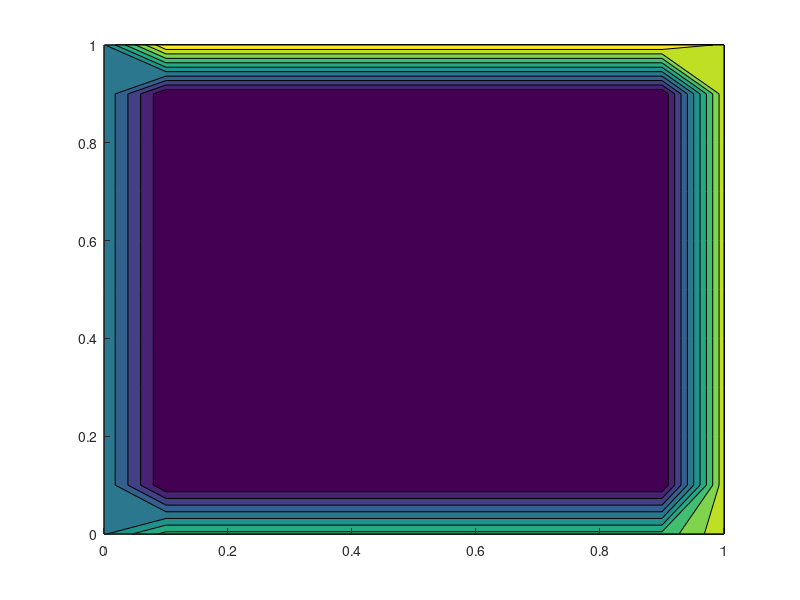

MATLAB code to generate this figure: (Note: this script raises an error after producing the figure.)
% Solving steady state 2D heat analysis using unsteady explicit methods
% The equation is d2u/dx2 + d2u/dy2 = 0;

clear all
close all
clc

% Space Initialization 
Lx = 1; Ly = 1;
nx = 11;
ny = 11;
dx = Lx/(nx-1); dy = Ly/(ny-1);

% Time Initialization
time = 0.4;
k = 0.05;             % Thermal Diffusivity
dt = 0.01;
nt = time/dt;
alpha_x = k*dt/(dx^2);
alpha_y = k*dt/(dx^2);

% Mesh
x = linspace(0,Lx,nx);
y = linspace(0,Ly,ny);
[X, Y] = meshgrid(x,y);

% Limits
tol = 1e-4;
error = 9e9;

% Temp Initialization
T = ones(nx,ny);

% Boundary conditions
T(:,1) = 400; % Left
T(:,end) = 800; % Right
T(1,2:end-1) = 600; % Top
T(end,2:end-1) = 900; % Bottom

% Copying T
Told = T;

display('Three methods to solve 2D Steady heat Conduction');
display('1. Jacobi Iteration');
display('2. Gauss siedel Iteration');
method = input('Choose any of above three methods for solving: ');


% Explicit method
iter = 1;
tic

for k = 1:nt
    while(error>tol)
        for i = 2:nx-1
            for j = 2:ny-1
                if method == 1
                    T(i,j) = explicit_jacobi(Told,alpha_x,alpha_y,i,j);
                elseif method == 2
                    T(i,j) = explicit_gauss(T,Told,alpha_x,alpha_y,i,j);
                else
                    break;
                end
            end
        end
        
%     C = contourf(X,Y,T,'edgecolor','none');
%     set(gca,'YDIR','reverse');
%     colormap(jet);
% %     clabel(C,'FontSize',12);
%     title(sprintf('No of Iterations: %d',iter));
%     pause(1)


        error = max(max(abs(Told - T)));
        Told = T;
        iter = iter+1;
        
    end
       
end
toc

%% Plotting

C = contourf(X,Y,T,'edgecolor','none');
set(gca,'YDIR','reverse');
colormap(jet);
clabel(C,'FontSize',12);
title(sprintf('No of Iterations: %d',iter));
    

% Iteration and Time display
display('2D heat conduction Implicit method');
fprintf('No of iteration taken is %d\n',iter);
fprintf('Time taken for solving is %f\n',toc);
fprintf('The error obtained is %f\n',error);











